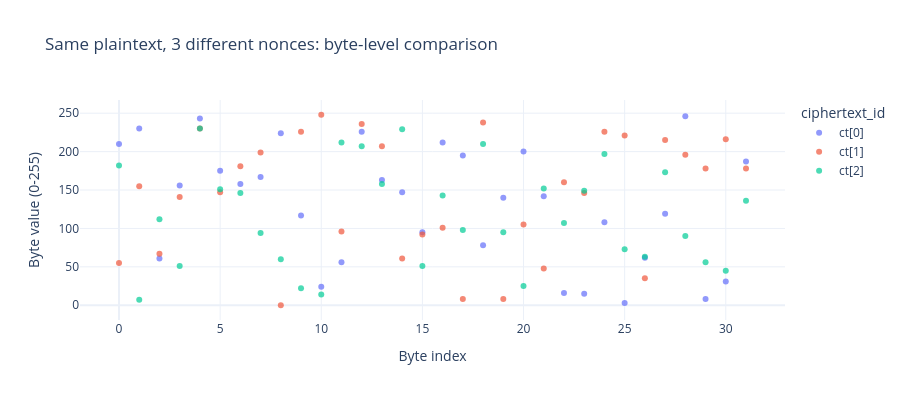

Notebook code cell kept with this figure:
### Code cell
import pandas as pd

rows = []
for cid, ct in enumerate(ciphertexts):
    for bidx, bval in enumerate(ct):
        rows.append({'byte_index': bidx, 'value': bval,
                     'ciphertext_id': f'ct[{cid}]'})

df_bytes = pd.DataFrame(rows)
fig = px.scatter(
    df_bytes, x='byte_index', y='value', color='ciphertext_id',
    title='Same plaintext, 3 different nonces: byte-level comparison',
    labels={'byte_index': 'Byte index', 'value': 'Byte value (0-255)'},
    template='plotly_white',
    height=400,
    opacity=0.7
)
fig.show()

### Figure 1 — Plotly figure (JSON) as saved in the notebook; plotly's stock layout.template omitted (floating-point values rounded to 4 significant figures)
{"data": [{"hovertemplate": "ciphertext_id=ct[0]<br>Byte index=%{x}<br>Byte value (0-255)=%{y}<extra></extra>", "legendgroup": "ct[0]", "marker": {"color": "#636efa", "opacity": 0.7, "symbol": "circle"}, "mode": "markers", "name": "ct[0]", "orientation": "v", "showlegend": true, "type": "scatter", "x": [0, 1, 2, 3, 4, 5, 6, 7, 8, 9, 10, 11, 12, 13, 14, 15, 16, 17, 18, 19, 20, 21, 22, 23, 24, 25, 26, 27, 28, 29, 30, 31], "xaxis": "x", "y": [210, 230, 61, 156, 243, 175, 158, 167, 224, 117, 24, 56, 226, 163, 147, 95, 212, 195, 78, 140, 200, 142, 16, 15, 108, 3, 62, 119, 246, 8, 31, 187], "yaxis": "y"}, {"hovertemplate": "ciphertext_id=ct[1]<br>Byte index=%{x}<br>Byte value (0-255)=%{y}<extra></extra>", "legendgroup": "ct[1]", "marker": {"color": "#EF553B", "opacity": 0.7, "symbol": "circle"}, "mode": "markers", "name": "ct[1]", "orientation": "v", "showlegend": true, "type": "scatter", "x": [0, 1, 2, 3, 4, 5, 6, 7, 8, 9, 10, 11, 12, 13, 14, 15, 16, 17, 18, 19, 20, 21, 22, 23, 24, 25, 26, 27, 28, 29, 30, 31], "xaxis": "x", "y": [55, 155, 67, 141, 230, 147, 181, 199, 0, 226, 248, 96, 236, 207, 61, 92, 101, 8, 238, 8, 105, 48, 160, 146, 226, 221, 35, 215, 196, 178, 216, 178], "yaxis": "y"}, {"hovertemplate": "ciphertext_id=ct[2]<br>Byte index=%{x}<br>Byte value (0-255)=%{y}<extra></extra>", "legendgroup": "ct[2]", "marker": {"color": "#00cc96", "opacity": 0.7, "symbol": "circle"}, "mode": "markers", "name": "ct[2]", "orientation": "v", "showlegend": true, "type": "scatter", "x": [0, 1, 2, 3, 4, 5, 6, 7, 8, 9, 10, 11, 12, 13, 14, 15, 16, 17, 18, 19, 20, 21, 22, 23, 24, 25, 26, 27, 28, 29, 30, 31], "xaxis": "x", "y": [182, 7, 112, 51, 230, 151, 146, 94, 60, 22, 14, 212, 207, 158, 229, 51, 143, 98, 210, 95, 25, 152, 107, 149, 197, 73, 63, 173, 90, 56, 45, 136], "yaxis": "y"}], "layout": {"height": 400, "legend": {"title": {"text": "ciphertext_id"}, "tracegroupgap": 0}, "title": {"text": "Same plaintext, 3 different nonces: byte-level comparison"}, "xaxis": {"anchor": "y", "domain": [0.0, 1.0], "title": {"text": "Byte index"}}, "yaxis": {"anchor": "x", "domain": [0.0, 1.0], "title": {"text": "Byte value (0-255)"}}}}
